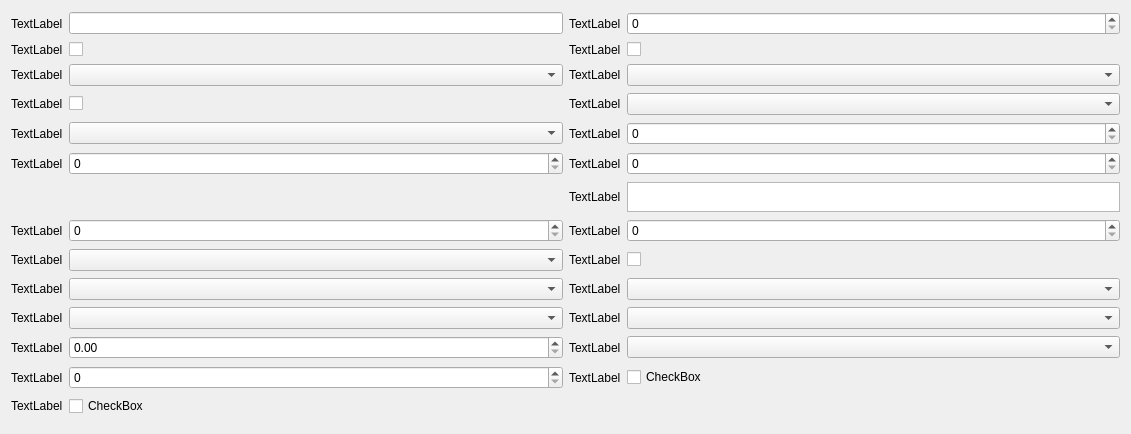
                <widget class="QWidget" name="scrollAreaWidgetContents">
                 <property name="geometry">
                  <rect>
                   <x>0</x>
                   <y>-85</y>
                   <width>1131</width>
                   <height>434</height>
                  </rect>
                 </property>
                 <layout class="QGridLayout" name="gridLayout_24">
                  <item row="17" column="0">
                   <widget class="QLabel" name="main_units_point_allowance_weight_label">
                    <property name="text">
                     <string>TextLabel</string>
                    </property>
                   </widget>
                  </item>
                  <item row="7" column="2">
                   <widget class="QComboBox" name="main_units_resource_requirement_combobox">
                    <property name="sizePolicy">
                     <sizepolicy hsizetype="MinimumExpanding" vsizetype="Fixed">
                      <horstretch>0</horstretch>
                      <verstretch>0</verstretch>
                     </sizepolicy>
                    </property>
                   </widget>
                  </item>
                  <item row="2" column="0">
                   <widget class="QLabel" name="main_units_is_naval_label">
                    <property name="text">
                     <string>TextLabel</string>
                    </property>
                   </widget>
                  </item>
                  <item row="15" column="5">
                   <widget class="KComboBox" name="land_units_first_person_combobox"/>
                  </item>
                  <item row="9" column="2">
                   <widget class="QComboBox" name="main_units_naval_unit_combobox"/>
                  </item>
                  <item row="7" column="0">
                   <widget class="QLabel" name="main_units_resource_requirement_label">
                    <property name="text">
                     <string>TextLabel</string>
                    </property>
                   </widget>
                  </item>
                  <item row="2" column="2">
                   <widget class="QCheckBox" name="main_units_is_naval_checkbox">
                    <property name="text">
                     <string/>
                    </property>
                   </widget>
                  </item>
                  <item row="9" column="5">
                   <widget class="QSpinBox" name="main_units_num_ships_spinbox"/>
                  </item>
                  <item row="8" column="5">
                   <widget class="KComboBox" name="land_units_capture_tier_combobox"/>
                  </item>
                  <item row="16" column="5">
                   <widget class="KComboBox" name="land_units_ar_unit_category_combobox"/>
                  </item>
                  <item row="9" column="3">
                   <widget class="QLabel" name="main_units_num_ships_label">
                    <property name="text">
                     <string>TextLabel</string>
                    </property>
                   </widget>
                  </item>
                  <item row="2" column="5">
                   <widget class="QCheckBox" name="main_units_in_encyclopedia_checkbox">
                    <property name="text">
                     <string/>
                    </property>
                   </widget>
                  </item>
                  <item row="8" column="2">
                   <widget class="QCheckBox" name="main_units_can_trade_checkbox">
                    <property name="text">
                     <string/>
                    </property>
                   </widget>
                  </item>
                  <item row="14" column="2">
                   <widget class="KComboBox" name="land_units_key_building_capture_tier_combobox"/>
                  </item>
                  <item row="12" column="2">
                   <widget class="QSpinBox" name="main_units_min_men_per_ship_spinbox"/>
                  </item>
                  <item row="0" column="3">
                   <widget class="QLabel" name="main_units_max_men_per_ship_label">
                    <property name="text">
                     <string>TextLabel</string>
                    </property>
                   </widget>
                  </item>
                  <item row="9" column="0">
                   <widget class="QLabel" name="main_units_naval_unit_label">
                    <property name="text">
                     <string>TextLabel</string>
                    </property>
                   </widget>
                  </item>
                  <item row="13" column="5">
                   <widget class="QCheckBox" name="main_units_world_leader_only_checkbox">
                    <property name="text">
                     <string/>
                    </property>
                   </widget>
                  </item>
                  <item row="15" column="0">
                   <widget class="QLabel" name="land_units_harmony_amplification_type_label">
                    <property name="text">
                     <string>TextLabel</string>
                    </property>
                   </widget>
                  </item>
                  <item row="13" column="2">
                   <widget class="QComboBox" name="main_units_religion_requirement_combobox">
                    <property name="sizePolicy">
                     <sizepolicy hsizetype="MinimumExpanding" vsizetype="Fixed">
                      <horstretch>0</horstretch>
                      <verstretch>0</verstretch>
                     </sizepolicy>
                    </property>
                   </widget>
                  </item>
                  <item row="10" column="3">
                   <widget class="QLabel" name="main_units_multiplayer_qb_cap_label">
                    <property name="text">
                     <string>TextLabel</string>
                    </property>
                   </widget>
                  </item>
                  <item row="12" column="0">
                   <widget class="QLabel" name="main_units_min_men_per_ship_label">
                    <property name="text">
                     <string>TextLabel</string>
                    </property>
                   </widget>
                  </item>
                  <item row="13" column="0">
                   <widget class="QLabel" name="main_units_religion_requirement_label">
                    <property name="text">
                     <string>TextLabel</string>
                    </property>
                   </widget>
                  </item>
                  <item row="14" column="5">
                   <widget class="KComboBox" name="land_units_score_capture_tier_combobox"/>
                  </item>
                  <item row="0" column="0">
                   <widget class="QLabel" name="main_units_recruitment_movie_label">
                    <property name="text">
                     <string>TextLabel</string>
                    </property>
                   </widget>
                  </item>
                  <item row="16" column="3">
                   <widget class="QLabel" name="land_units_ar_unit_category_label">
                    <property name="text">
                     <string>TextLabel</string>
                    </property>
                   </widget>
                  </item>
                  <item row="14" column="0">
                   <widget class="QLabel" name="land_units_key_building_capture_tier_label">
                    <property name="text">
                     <string>TextLabel</string>
                    </property>
                   </widget>
                  </item>
                  <item row="13" column="3">
                   <widget class="QLabel" name="main_units_world_leader_only_label">
                    <property name="text">
                     <string>TextLabel</string>
                    </property>
                   </widget>
                  </item>
                  <item row="11" column="5">
                   <widget class="KTextEdit" name="loc_unit_description_strengths_weaknesses_texts_text_ktexteditor">
                    <property name="minimumSize">
                     <size>
                      <width>0</width>
                      <height>30</height>
                     </size>
                    </property>
                    <property name="maximumSize">
                     <size>
                      <width>16777215</width>
                      <height>30</height>
                     </size>
                    </property>
                   </widget>
                  </item>
                  <item row="10" column="2">
                   <widget class="QSpinBox" name="main_units_multiplayer_cap_spinbox"/>
                  </item>
                  <item row="11" column="3">
                   <widget class="QLabel" name="loc_unit_description_strengths_weaknesses_texts_text_label">
                    <property name="text">
                     <string>TextLabel</string>
                    </property>
                   </widget>
                  </item>
                  <item row="10" column="0">
                   <widget class="QLabel" name="main_units_multiplayer_cap_label">
                    <property name="text">
                     <string>TextLabel</string>
                    </property>
                   </widget>
                  </item>
                  <item row="0" column="2">
                   <widget class="QLineEdit" name="main_units_recruitment_movie_line_edit">
                    <property name="sizePolicy">
                     <sizepolicy hsizetype="Preferred" vsizetype="Fixed">
                      <horstretch>0</horstretch>
                      <verstretch>0</verstretch>
                     </sizepolicy>
                    </property>
                   </widget>
                  </item>
                  <item row="17" column="3">
                   <widget class="QLabel" name="main_units_can_be_bribed_label">
                    <property name="text">
                     <string>TextLabel</string>
                    </property>
                   </widget>
                  </item>
                  <item row="12" column="3">
                   <widget class="QLabel" name="main_units_unique_index_label">
                    <property name="text">
                     <string>TextLabel</string>
                    </property>
                   </widget>
                  </item>
                  <item row="8" column="0">
                   <widget class="QLabel" name="main_units_can_trade_label">
                    <property name="text">
                     <string>TextLabel</string>
                    </property>
                   </widget>
                  </item>
                  <item row="16" column="0">
                   <widget class="QLabel" name="main_units_barrier_health_label">
                    <property name="text">
                     <string>TextLabel</string>
                    </property>
                   </widget>
                  </item>
                  <item row="2" column="3">
                   <widget class="QLabel" name="main_units_in_encyclopedia_label">
                    <property name="text">
                     <string>TextLabel</string>
                    </property>
                   </widget>
                  </item>
                  <item row="7" column="5">
                   <widget class="QComboBox" name="main_units_region_unit_resource_requirement_combobox">
                    <property name="sizePolicy">
                     <sizepolicy hsizetype="MinimumExpanding" vsizetype="Fixed">
                      <horstretch>0</horstretch>
                      <verstretch>0</verstretch>
                     </sizepolicy>
                    </property>
                   </widget>
                  </item>
                  <item row="10" column="5">
                   <widget class="QSpinBox" name="main_units_multiplayer_qb_cap_spinbox"/>
                  </item>
                  <item row="15" column="2">
                   <widget class="KComboBox" name="land_units_harmony_amplification_type_combobox"/>
                  </item>
                  <item row="0" column="5">
                   <widget class="QSpinBox" name="main_units_max_men_per_ship_spinbox"/>
                  </item>
                  <item row="14" column="3">
                   <widget class="QLabel" name="land_units_score_capture_tier_label">
                    <property name="text">
                     <string>TextLabel</string>
                    </property>
                   </widget>
                  </item>
                  <item row="7" column="3">
                   <widget class="QLabel" name="main_units_region_unit_resource_requirement_label">
                    <property name="text">
                     <string>TextLabel</string>
                    </property>
                   </widget>
                  </item>
                  <item row="12" column="5">
                   <widget class="QSpinBox" name="main_units_unique_index_spinbox"/>
                  </item>
                  <item row="8" column="3">
                   <widget class="QLabel" name="land_units_capture_tier_label">
                    <property name="text">
                     <string>TextLabel</string>
                    </property>
                   </widget>
                  </item>
                  <item row="15" column="3">
                   <widget class="QLabel" name="land_units_first_person_label">
                    <property name="text">
                     <string>TextLabel</string>
                    </property>
                   </widget>
                  </item>
                  <item row="18" column="0">
                   <widget class="QLabel" name="main_units_is_renown_label">
                    <property name="text">
                     <string>TextLabel</string>
                    </property>
                   </widget>
                  </item>
                  <item row="16" column="2">
                   <widget class="QDoubleSpinBox" name="main_units_barrier_health_double_spinbox"/>
                  </item>
                  <item row="17" column="2">
                   <widget class="QSpinBox" name="main_units_point_allowance_weight_spinbox"/>
                  </item>
                  <item row="17" column="5">
                   <widget class="QCheckBox" name="main_units_can_be_bribed_checkbox">
                    <property name="text">
                     <string>CheckBox</string>
                    </property>
                   </widget>
                  </item>
                  <item row="18" column="2">
                   <widget class="QCheckBox" name="main_units_is_renown_checkbox">
                    <property name="text">
                     <string>CheckBox</string>
                    </property>
                   </widget>
                  </item>
                 </layout>
                </widget>
